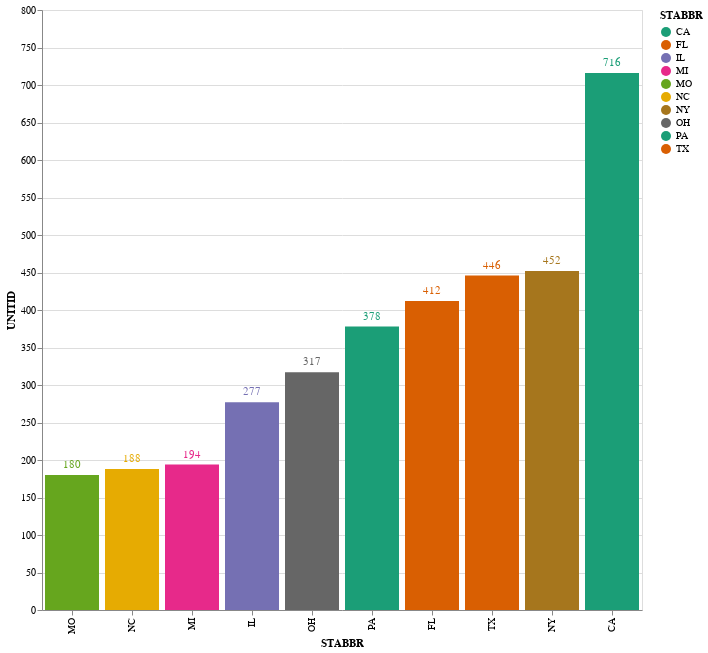

The cell this chart's notebook holds for it:
### Markdown cell above
### Use Altair bar chart to display top 10 states that have most colleges - Vertical Bars

### Code cell
bars = alt.Chart(grouped.head(10)).mark_bar().encode(
    y='UNITID:Q',
    x=alt.X('STABBR:N', sort='y'),
    color=alt.Color('STABBR', scale=alt.Scale(scheme='dark2'))
)

bars = bars.properties(
    width=600,
    height=600
)

text = bars.mark_text(
    align='center',
    baseline='middle',
    dy=-10  # Nudges text up so it doesn't overlap with the bar
).encode(
    text='UNITID:Q'
)

bars + text

### Figure 1 — Vega-Lite specification as saved in the notebook (floating-point values rounded to 4 significant figures)
{"config": {"view": {"continuousWidth": 400, "continuousHeight": 300}}, "layer": [{"mark": "bar", "encoding": {"color": {"type": "nominal", "field": "STABBR", "scale": {"scheme": "dark2"}}, "x": {"type": "nominal", "field": "STABBR", "sort": "y"}, "y": {"type": "quantitative", "field": "UNITID"}}, "height": 600, "width": 600}, {"mark": {"type": "text", "align": "center", "baseline": "middle", "dy": -10}, "encoding": {"color": {"type": "nominal", "field": "STABBR", "scale": {"scheme": "dark2"}}, "text": {"type": "quantitative", "field": "UNITID"}, "x": {"type": "nominal", "field": "STABBR", "sort": "y"}, "y": {"type": "quantitative", "field": "UNITID"}}, "height": 600, "width": 600}], "data": {"name": "data-326c088646f745a57aa8d86851968ce5"}, "$schema": "https://vega.github.io/schema/vega-lite/v4.0.2.json", "datasets": {"data-326c088646f745a57aa8d86851968ce5": [{"STABBR": "CA", "UNITID": 716}, {"STABBR": "NY", "UNITID": 452}, {"STABBR": "TX", "UNITID": 446}, {"STABBR": "FL", "UNITID": 412}, {"STABBR": "PA", "UNITID": 378}, {"STABBR": "OH", "UNITID": 317}, {"STABBR": "IL", "UNITID": 277}, {"STABBR": "MI", "UNITID": 194}, {"STABBR": "NC", "UNITID": 188}, {"STABBR": "MO", "UNITID": 180}]}}
